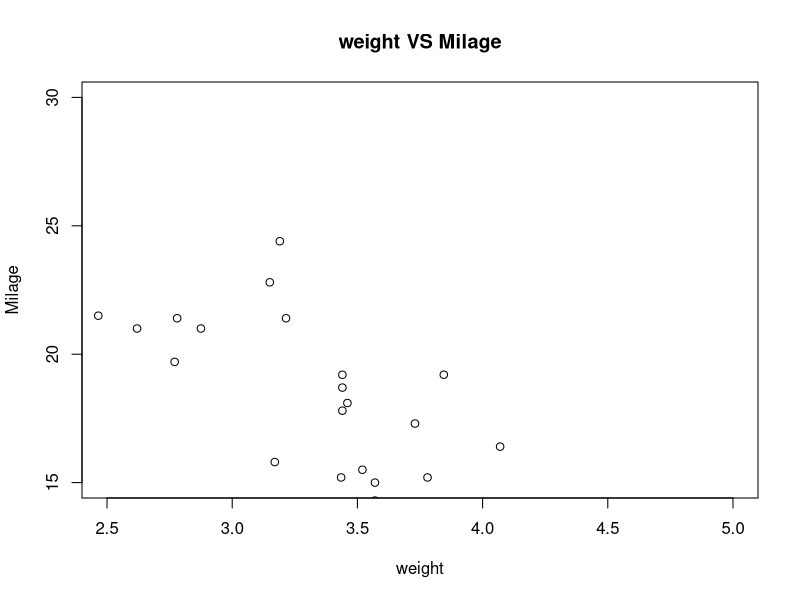

Reproduce this figure in R.
#scatter plot
#get the inputs values
input<- mtcars[,c('wt','mpg')]
#give the chart file a name
png(file="scaterPlot.png")
#*plot the chart for cars with Weight between 2.5 to 5
#*and mileage between 15 and 30 *#
plot(x=input$wt,y=input$mpg,
     xlab="weight",
     ylab="Milage",
     xlim=c(2.5,5),
     ylim=c(15,30),
     main="weight VS Milage")
#save the file
dev.off()